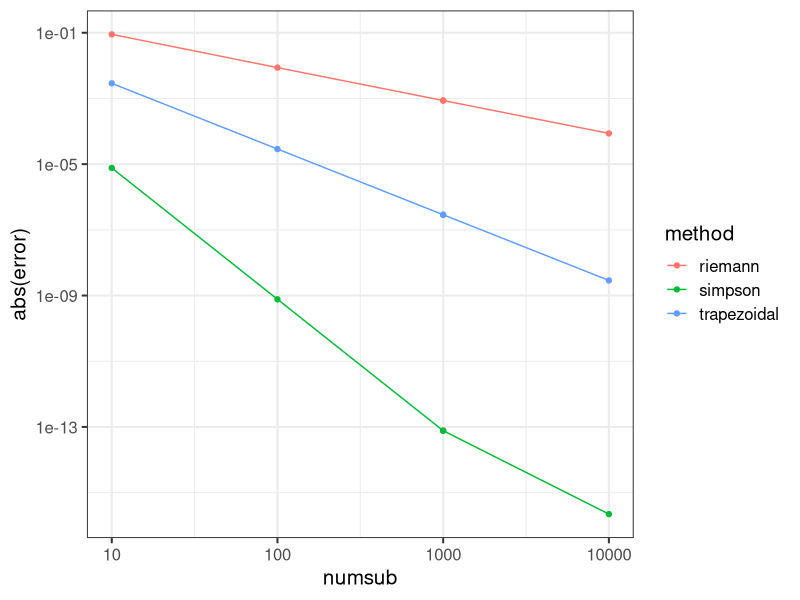
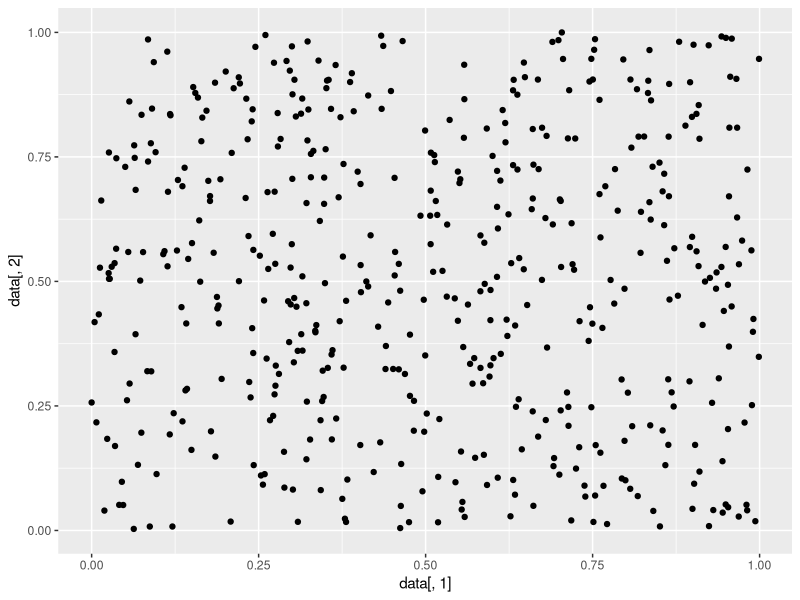
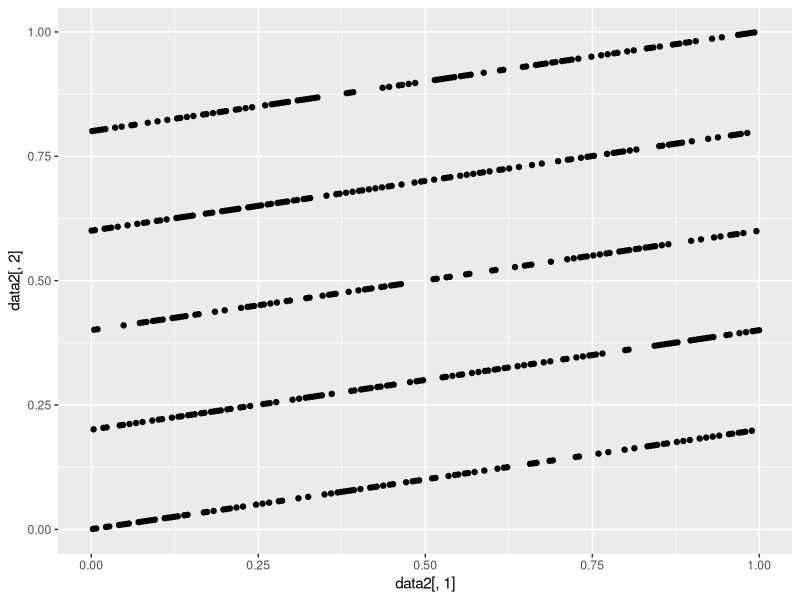
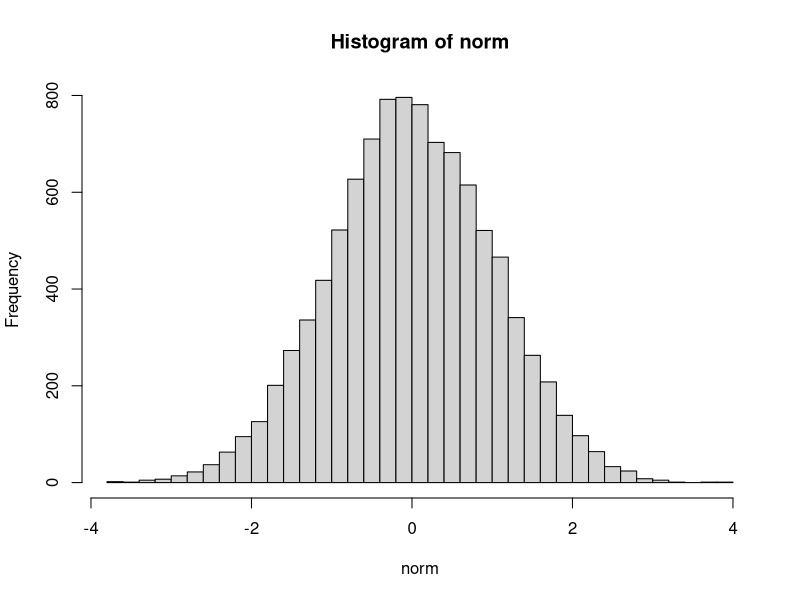
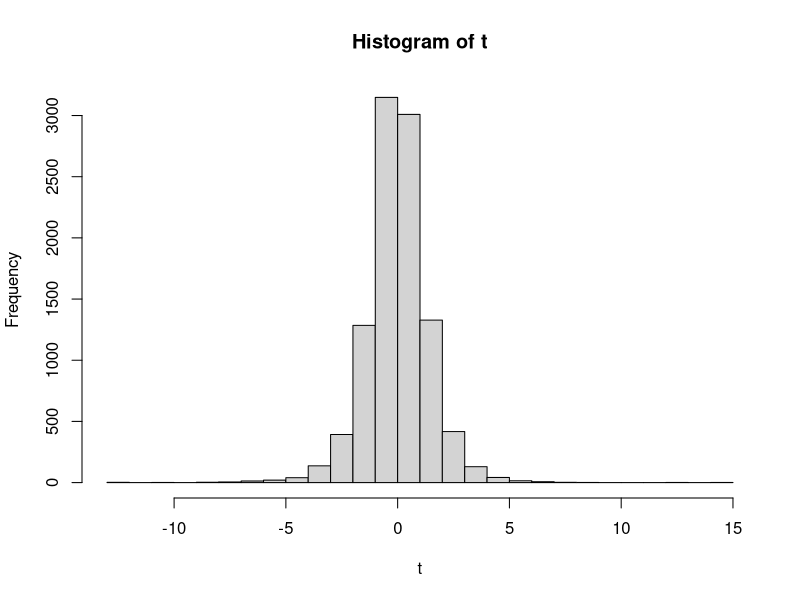

Write the R code that produced these figures, in order. (Note: this script raises an error after producing the figures.)
## ---- chunk 1
library(ggplot2)
## ---- chunk 2
    riemann <- function(f, a, b, n) {
        h <- (b-a)/n
        
        xi <- seq.int(a, b, length.out = n+1)
        xi <- xi[-1]
        xi <- xi[-length(xi)]
        
        intgrl <- h * (f(a) + sum(f(xi)))
        
        return(intgrl)
    }
    
    trapezoidal <- function(f, a, b, n) {
        h <- (b-a)/n
        
        xi <- seq.int(a, b, length.out = n+1)
        xi <- xi[-1]
        xi <- xi[-length(xi)]
        
        intgrl <- h * (0.5 * f(a) + sum(f(xi)) + 0.5 * f(b))
        
        return(intgrl)
    }
    
    simpson <- function(f, a, b, n) {
        h <- (b-a) / n
        
        xi <- seq.int(a, b, length.out = n+1)
        xi <- xi[-1]
        xi <- xi[-length(xi)]

        intgrl <- (h / 3) *(f(a) + 2*sum(f(xi[seq.int(2, length(xi), 2)])) + 4 * sum(f(xi[seq.int(1, length(xi), 2)])) + f(b))
        
        return(intgrl)
    }
## ---- chunk 3
    integral <- function(f, a, b, n, method) {
    methods <- list(
        'riemann' = riemann,
        'trapezoidal' = trapezoidal,
        'simpson' = simpson
    )
    
    return(methods[[method]](f, a, b, n))
}
## ---- chunk 4
f <- function(x) sin(x)
## ---- chunk 5
integral(f, 0, 1, 100, method = 'riemann')
## ---- chunk 6
    f <- function(x) exp(-x)
    truth <- 1-exp(-2)
    numsub <- c(10, 100, 1000, 1000, 10000)
    err_R <- numeric(length(numsub)) 
    err_T <- numeric(length(numsub)) 
    err_S <- numeric(length(numsub))
    for (i in seq(numsub)){
      n <- numsub[i]
      R <- integral(f, 0, 2, n, 'riemann')
      TR <- integral(f, 0, 2, n, 'trapezoidal')
      S <- integral(f, 0, 2, n, 'simpson')
      
      err_R[i] <- R - truth
      err_T[i] <- TR - truth
      err_S[i] <- S - truth
    }
    
## ---- chunk 7
comp <- data.frame(method = factor(c(rep("riemann", length(numsub)), rep("trapezoidal", length(numsub)), rep("simpson", length(numsub)))), numsub = c(numsub = rep(numsub, 3)), error = c(err_R, err_T, err_S))
## ---- chunk 8
ggplot(data = comp, aes(numsub, abs(error))) + geom_point(aes(colour=method)) + geom_line(aes(colour=method)) + scale_x_log10() +scale_y_log10() + theme_bw(base_size=15)
## ---- chunk 9
   f <- function(t) exp(-1/t)*t^(-2/3)
  integral(f, 1, 0, 1000, method = "riemann")
  integral(f, 1, 0, 1000, method = "trapezoidal")
  integral(f, 1, 0, 1000, method = "simpson")  
    
  integral(f, 1, 0, 1000, method = "riemann")
  integral(f, 1, 1e-10, 1000, method = "trapezoidal")
  integral(f, 1, 1e-10, 1000, method = "simpson")
## ---- chunk 10

library(statmod)

y <- c(11, 19, 27, 12, 14, 11, 10, 13, 15, 10) # data
ybar <- sum(y)  # sufficient statistic
n <- 10  # sample size
sigma <- 10 # standard deviation of the prior

m <- 40
ghq <- statmod::gauss.quad(m + 1, "hermite")

## Denominator of the posterior
g <- function(alpha, ybar, n)  exp(-exp(alpha)*n + alpha*ybar)

alpha_max <- optimize( function(theta) {g(theta, ybar, n) * exp(-theta^2 / (2*sigma^2))}, c(-5, 5), maximum = TRUE)$maximum

g_tilde <- function(z, ybar, n, sigma){
  g(z + alpha_max, y, n) * exp(-(z + alpha_max)^2 / 2 / sigma^2 + z^2)
}

denom <- sum(g_tilde(ghq$nodes, ybar, n, sigma) * ghq$weights)

## Numerator for the 1st moment
## PUT YOUR CODE HERE
numer1 <- sum(g_tilde(ghq$nodes, ybar, n, sigma)*(ghq$nodes + alpha_max)*ghq$weights)

## Estimate of the posterior mean
posterior_mean <- numer1 / denom

## Numerator for the 2nd moment
## PUT YOUR CODE HERE
numer2 <- sum(g_tilde(ghq$nodes, ybar, n, sigma)*(ghq$nodes + alpha_max)^2 *ghq$weights)

## Estimate of the posterior variance
posterior_var <- numer2 / denom - (posterior_mean^2)

cat("Posterior mean: ", posterior_mean, "\n")
cat("Posterior variance: ", posterior_var, "\n")
## ---- chunk 11
    #' @param m Modulus
    #' @param a Multiplier
    #' @param c Intercept
    #' @param seed Seed of the RNG
    linearcongruential_gen <- function(m, a, c, seed = 1) {
        if (!hasArg(seed)) seed <- (as.numeric(Sys.time()) * 1000) %% m
        ## PUT YOUR CODE HERE
        g <- function(n){
          u <- vector(length = n)
          u[1] <- seed
          for (i in seq_len(n-1)){
            u[i+1] <- (a *u[i] + c) %% m
          }
          seed <<- (a*seed) %% m
          u / m
        }
      return(g)
    }
## ---- chunk 12
Randu <- linearcongruential_gen(2^{32}, 1103515245, 12345, seed = 1)
Randu2 <- linearcongruential_gen(2048, 1229, 1, seed = 1)
## ---- chunk 13
u <- Randu(1000)
n <- 1000
data <- matrix(nrow = n / 2, ncol = 2)
data[, 1] <- u[seq(1, n, by =2)]
data[, 2] <- u[seq(2, n, by =2)]

ggplot() + geom_point(aes(x=data[,1], y=data[,2]))
## ---- chunk 14
u2 <- Randu2(1000)

data2 <- matrix(nrow = n / 2, ncol = 2)
data2[, 1] <- u2[seq(1, n, by =2)]
data2[, 2] <- u2[seq(2, n, by =2)]

ggplot() + geom_point(aes(x=data2[,1], y=data2[,2]))
## ---- chunk 15
    #' @param f Density function
    #' @param n Sample size
    #' @param maxiter Maximum number of iterations 
    #' @param tol Tolerance for convergence 
    inverseCDF_numerical <- function(f, n, maxiter=1000, tol=1e-8) {
        Fx <- function(x) integrate(f, -Inf, x)$value
        X <- numeric(n)
        
        for (i in 1:n) {
          u <- runif(1)
          x <- 0
          iter <- 0
          while (iter < maxiter){
            fx <- Fx(x) - u
            if (abs(fx) < tol) break
            x <- x - fx/f(x)
            iter <- iter +1
          }
        X[i] <- x
        }
      X
    }
## ---- chunk 16
f_norm <- function(x) dnorm(x)
set.seed(1)
norm <- inverseCDF_numerical(f_norm, 10000)
hist(norm, breaks=30)
## ---- chunk 17
f_t <- function(x) dt(x, df=4)
set.seed(1)
t <- inverseCDF_numerical(f_t, 10000)
hist(t, breaks=30)
## ---- chunk 18
    myrnorm <- function(n) {
        v <- runif(n)
        
        x <- c() 
        
        for (i in 1:n){
          y <- rexp(1)
         if ( v[i] <= exp((-1/2)*y^2 + y - (1/2)))
          x <- append(x, y)
        }
      z <- x * sample(c(-1,1), length(x), replace = TRUE)
    z
    }

    #### TEST CODE (DO NOT MODIFY THIS PART!!)
    set.seed(2023)
    my_z <- myrnorm(1000)
    # Shapiro-Wilk test
    cat("Shapiro-Wilk test for normality of Z: ", shapiro.test(my_z)$p.value, "\n")
## ---- chunk 19
c <- 2/sqrt(2*pi)*exp(1/2)
1/c
length(my_z)/1000
## ---- chunk 20
    #' @param lam0 Poisson mean for the null hypothesis
    #' @param nobs Observed sample size
    #' @param lam Poisson mean for the alternative hypothesis
    #' @param siglevel Significance level of the test
    #' @param nsample Monte Carlo sample size
    #' @param conf Confidence probability for Monte Carlo confidence interval
    
    # Standard Monte Carlo
    standard <- function(lam0, nobs, lam=lam0, siglevel=0.05, nsample=1000, conf=0.95) {
        cutoff <- floor((lam0 + sqrt(lam0 / nobs) * qnorm(1 - siglevel)) * nobs)
        y <- rpois(nsample, lam0*nobs)
        Ihat <- mean(y > cutoff)
        varhat <- Ihat * (1 - Ihat) / nsample
        CI <- c(Ihat - qnorm((1 - siglevel)/2)*sqrt(varhat), Ihat + qnorm((1 - siglevel)/2)*sqrt(varhat))
        return(list(estimate = Ihat, CI = CI))
    }
        
    # Antithetic Monte Carlo
    antithetic <- function(lam0, nobs, lam=lam0, siglevel=0.05, nsample=1000, conf=0.95) {
        cutoff <- floor((lam0 + sqrt(lam0 / nobs) * qnorm(1 - siglevel)) * nobs)
        y1 <- rpois(nsample/2, lam0*nobs)
        y2 <- lam0*nobs - y1
        y <- c(y1, y2)
        Ihat <- mean(y > cutoff)
        varhat <- var(c(mean(y1 > cutoff), mean(y2 > cutoff))) / 2
        CI <- c(Ihat - qnorm((1 - siglevel)/2)*sqrt(varhat), Ihat + qnorm((1 - siglevel)/2)*sqrt(varhat))
        return(list(estimate = Ihat, CI = CI))
    }
        
    # Importance-sampled Monte Carlo
    importance <- function(lam0, nobs, lam=lam0, siglevel=0.05, nsample=1000, conf=0.95) {
        cutoff <- floor((lam0 + sqrt(lam0 / nobs) * qnorm(1 - siglevel)) * nobs)
        y <- rpois(nsample, lam0*nobs)
        Ihat <- mean(( y > cutoff) * dpois(y, lam0*nobs)/dpois(y, 2.4653*nobs))
        varhat <- var(( y > cutoff) * dpois(y, lam0*nobs)/dpois(y, 2.4653*nobs)) / nsample
        CI <- c(Ihat - qnorm((1 - siglevel)/2)*sqrt(varhat), Ihat + qnorm((1 - siglevel)/2)*sqrt(varhat))
        return(list(estimate = Ihat, CI = CI))
    }
        
    # Wrapper function for Monte Carlo size calculation
    #' @param method Monte Carlo method (standard, antithetic, importance)
    myMC <- function(method, lam0, nobs, lam=lam0, siglevel=0.05, nsample=1000, conf=0.95) {
        methods <- list(
        'standard' = standard,
        'antithetic' = antithetic,
        'importance' = importance
    )
    
    return(methods[[method]](lam0, nobs, lam=lam0, siglevel=0.05, nsample=1000, conf=0.95))
    }
## ---- chunk 21
    #### TEST CODE (DO NOT MODIFY THIS PART!!)
    set.seed(2023)
    lam0 <- 2.0; nobs <- 25; siglevel <- 0.05
    cutoff <- floor((lam0 + sqrt(lam0 / nobs) * qnorm(1 - siglevel)) * nobs)
    true_size <- ppois(q = cutoff, lambda = nobs * lam0, lower.tail = FALSE)
    print(abs(true_size - myMC("standard", lam0, nobs, nsample=1e5)$estimate))
    print(abs(true_size - myMC("antithetic", lam0, nobs, nsample=1e5)$estimate))
    print(abs(true_size - myMC("importance", lam0, nobs, nsample=1e5)$estimate))

## ---- chunk 22
    #' @param lam0 Poisson mean for the null hypothesis
    #' @param nobs Observed sample size
    #' @param lam_vec Poisson mean vector for the alternative hypothesis
    #' @param siglevel Significance level of the test
    #' @param nsample Monte Carlo sample size
    #' @param conf Confidence probability for Monte Carlo confidence interval
    myMCpower <- function(lam0, nobs, lam_vec, siglevel=0.05, nsample=1000, conf=0.05) {
        vec_myMC <- Vectorize(myMC, vectorize.args = "lam")
        power_df <- list()
        for (m in c("standard", "antithetic", "importance")) {
            power_lst <- vec_myMC(method = m, lam0, nobs, lam_vec, siglevel, nsample, conf)
            df <- as.data.frame(matrix(unlist(power_lst), ncol = 3, byrow = TRUE))
            colnames(df) <- c("estimate", "CI_upper", "CI_lower")
            df$lam <- lam_vec
            df$method <- m
            power_df <- rbind(power_df, df)
        }
        power_df
    }
## ---- chunk 23
myMCpower <- function(lam0, nobs, lam_vec, siglevel=0.05, nsample=1000, conf=0.95) {
    vec_myMC <- Vectorize(myMC, vectorize.args = "lam")
    power_df <- data.frame()
    for (m in c("standard", "antithetic", "importance")) {
        power_lst <- lapply(lam_vec, function(lam) vec_myMC(method = m, lam0, nobs, lam, siglevel, nsample, conf))
        estimates <- sapply(power_lst, function(x) x$estimate)
        CI_lowers <- sapply(power_lst, function(x) x$CI[1])
        CI_uppers <- sapply(power_lst, function(x) x$CI[2])
        df <- data.frame(lam = lam_vec, estimate = estimates, CI_lower = CI_lowers, CI_upper = CI_uppers, method = m)
        power_df <- rbind(power_df, df)
    }
    return(power_df)
}
## ---- chunk 24

lam_vec <- seq(2.2, 4.0, by = 0.2)
nsample <- 100000

set.seed(1)
power_df <- myMCpower(lam0, nobs, lam_vec, siglevel, nsample, conf = 0.95)
power_df <- as.data.frame(power_df)

ggplot(power_df, aes(x = lam, y = estimate, color = method)) +
    geom_line() +
    geom_ribbon(aes(ymin = CI_lower, ymax = CI_upper), alpha = 0.5)
